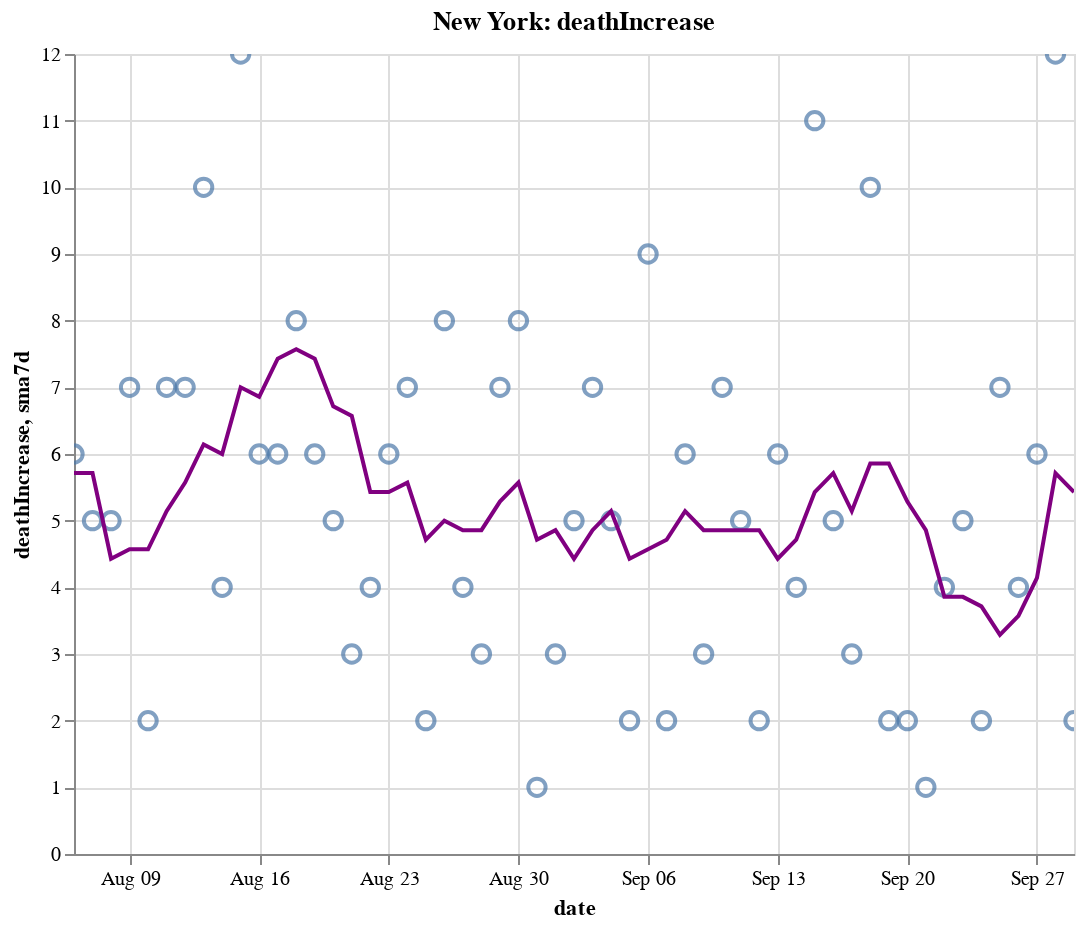

The notebook cell this image was saved under:
### Code cell
create_plot(ny, 'deathIncrease')

### Figure 1 — Vega-Lite specification as saved in the notebook (floating-point values rounded to 4 significant figures)
{"config": {"view": {"continuousWidth": 400, "continuousHeight": 300}}, "layer": [{"layer": [{"mark": {"type": "point", "size": 75}, "encoding": {"tooltip": [{"type": "temporal", "field": "date"}, {"type": "quantitative", "field": "deathIncrease"}, {"type": "quantitative", "field": "sma7d"}], "x": {"type": "temporal", "field": "date"}, "y": {"type": "quantitative", "field": "deathIncrease"}}, "selection": {"selector012": {"type": "interval", "bind": "scales", "encodings": ["x", "y"]}}}, {"mark": {"type": "line", "color": "purple"}, "encoding": {"x": {"type": "temporal", "field": "date"}, "y": {"type": "quantitative", "field": "sma7d"}}}]}, {"mark": {"type": "rule", "color": "#aaa"}, "encoding": {"x": {"type": "temporal", "field": "date"}}, "transform": [{"filter": {"selection": "selector011"}}]}, {"mark": "circle", "encoding": {"opacity": {"condition": {"value": 1, "selection": "selector011"}, "value": 0}, "tooltip": [{"type": "temporal", "field": "date"}, {"type": "quantitative", "field": "deathIncrease"}, {"type": "quantitative", "field": "sma7d"}], "x": {"type": "temporal", "field": "date"}, "y": {"type": "quantitative", "field": "deathIncrease"}}, "selection": {"selector011": {"type": "single", "encodings": ["x"], "on": "mouseover", "nearest": true, "empty": "none"}}}, {"mark": {"type": "text", "align": "left", "dx": 5, "dy": -5, "stroke": "white", "strokeWidth": 2}, "encoding": {"text": {"type": "quantitative", "field": "deathIncrease"}, "tooltip": [{"type": "temporal", "field": "date"}, {"type": "quantitative", "field": "deathIncrease"}, {"type": "quantitative", "field": "sma7d"}], "x": {"type": "temporal", "field": "date"}, "y": {"type": "quantitative", "field": "deathIncrease"}}, "transform": [{"filter": {"selection": "selector011"}}]}, {"mark": {"type": "text", "align": "left", "dx": 5, "dy": -5}, "encoding": {"text": {"type": "quantitative", "field": "deathIncrease"}, "tooltip": [{"type": "temporal", "field": "date"}, {"type": "quantitative", "field": "deathIncrease"}, {"type": "quantitative", "field": "sma7d"}], "x": {"type": "temporal", "field": "date"}, "y": {"type": "quantitative", "field": "deathIncrease"}}, "transform": [{"filter": {"selection": "selector011"}}]}], "data": {"name": "data-0924bab6784174c94e69e131c94d621a"}, "height": 400, "title": "New York: deathIncrease", "width": 500, "$schema": "https://vega.github.io/schema/vega-lite/v4.8.1.json", "datasets": {"data-0924bab6784174c94e69e131c94d621a": [{"date": "2020-08-06T00:00:00", "totalTestResultsIncrease": 72370.0, "positiveIncrease": 703.0, "death": 25180.0, "deathIncrease": 6.0, "positiveRate": 0.01, "state": "New York", "sma7d": 5.714}, {"date": "2020-08-07T00:00:00", "totalTestResultsIncrease": 70170.0, "positiveIncrease": 714.0, "death": 25190.0, "deathIncrease": 5.0, "positiveRate": 0.01, "state": "New York", "sma7d": 5.714}, {"date": "2020-08-08T00:00:00", "totalTestResultsIncrease": 74860.0, "positiveIncrease": 703.0, "death": 25200.0, "deathIncrease": 5.0, "positiveRate": 0.009, "state": "New York", "sma7d": 4.429}, {"date": "2020-08-09T00:00:00", "totalTestResultsIncrease": 65810.0, "positiveIncrease": 515.0, "death": 25200.0, "deathIncrease": 7.0, "positiveRate": 0.008, "state": "New York", "sma7d": 4.571}, {"date": "2020-08-10T00:00:00", "totalTestResultsIncrease": 54000.0, "positiveIncrease": 476.0, "death": 25200.0, "deathIncrease": 2.0, "positiveRate": 0.009, "state": "New York", "sma7d": 4.571}, {"date": "2020-08-11T00:00:00", "totalTestResultsIncrease": 77060.0, "positiveIncrease": 667.0, "death": 25210.0, "deathIncrease": 7.0, "positiveRate": 0.009, "state": "New York", "sma7d": 5.143}, {"date": "2020-08-12T00:00:00", "totalTestResultsIncrease": 87780.0, "positiveIncrease": 700.0, "death": 25220.0, "deathIncrease": 7.0, "positiveRate": 0.008, "state": "New York", "sma7d": 5.571}, {"date": "2020-08-13T00:00:00", "totalTestResultsIncrease": 87900.0, "positiveIncrease": 737.0, "death": 25230.0, "deathIncrease": 10.0, "positiveRate": 0.008, "state": "New York", "sma7d": 6.143}, {"date": "2020-08-14T00:00:00", "totalTestResultsIncrease": 85460.0, "positiveIncrease": 727.0, "death": 25230.0, "deathIncrease": 4.0, "positiveRate": 0.009, "state": "New York", "sma7d": 6.0}, {"date": "2020-08-15T00:00:00", "totalTestResultsIncrease": 88670.0, "positiveIncrease": 734.0, "death": 25240.0, "deathIncrease": 12.0, "positiveRate": 0.008, "state": "New York", "sma7d": 7.0}, {"date": "2020-08-16T00:00:00", "totalTestResultsIncrease": 77690.0, "positiveIncrease": 607.0, "death": 25250.0, "deathIncrease": 6.0, "positiveRate": 0.008, "state": "New York", "sma7d": 6.857}, {"date": "2020-08-17T00:00:00", "totalTestResultsIncrease": 56890.0, "positiveIncrease": 408.0, "death": 25260.0, "deathIncrease": 6.0, "positiveRate": 0.007, "state": "New York", "sma7d": 7.429}, {"date": "2020-08-18T00:00:00", "totalTestResultsIncrease": 66890.0, "positiveIncrease": 655.0, "death": 25260.0, "deathIncrease": 8.0, "positiveRate": 0.01, "state": "New York", "sma7d": 7.571}, {"date": "2020-08-19T00:00:00", "totalTestResultsIncrease": 80420.0, "positiveIncrease": 631.0, "death": 25270.0, "deathIncrease": 6.0, "positiveRate": 0.008, "state": "New York", "sma7d": 7.429}, {"date": "2020-08-20T00:00:00", "totalTestResultsIncrease": 80980.0, "positiveIncrease": 601.0, "death": 25280.0, "deathIncrease": 5.0, "positiveRate": 0.007, "state": "New York", "sma7d": 6.714}, {"date": "2020-08-21T00:00:00", "totalTestResultsIncrease": 98880.0, "positiveIncrease": 709.0, "death": 25280.0, "deathIncrease": 3.0, "positiveRate": 0.007, "state": "New York", "sma7d": 6.571}, {"date": "2020-08-22T00:00:00", "totalTestResultsIncrease": 94850.0, "positiveIncrease": 653.0, "death": 25280.0, "deathIncrease": 4.0, "positiveRate": 0.007, "state": "New York", "sma7d": 5.429}, {"date": "2020-08-23T00:00:00", "totalTestResultsIncrease": 74040.0, "positiveIncrease": 572.0, "death": 25290.0, "deathIncrease": 6.0, "positiveRate": 0.008, "state": "New York", "sma7d": 5.429}, {"date": "2020-08-24T00:00:00", "totalTestResultsIncrease": 62030.0, "positiveIncrease": 408.0, "death": 25300.0, "deathIncrease": 7.0, "positiveRate": 0.007, "state": "New York", "sma7d": 5.571}, {"date": "2020-08-25T00:00:00", "totalTestResultsIncrease": 67260.0, "positiveIncrease": 629.0, "death": 25300.0, "deathIncrease": 2.0, "positiveRate": 0.009, "state": "New York", "sma7d": 4.714}, {"date": "2020-08-26T00:00:00", "totalTestResultsIncrease": 71190.0, "positiveIncrease": 566.0, "death": 25300.0, "deathIncrease": 8.0, "positiveRate": 0.008, "state": "New York", "sma7d": 5.0}, {"date": "2020-08-27T00:00:00", "totalTestResultsIncrease": 83440.0, "positiveIncrease": 791.0, "death": 25310.0, "deathIncrease": 4.0, "positiveRate": 0.009, "state": "New York", "sma7d": 4.857}, {"date": "2020-08-28T00:00:00", "totalTestResultsIncrease": 97830.0, "positiveIncrease": 636.0, "death": 25310.0, "deathIncrease": 3.0, "positiveRate": 0.007, "state": "New York", "sma7d": 4.857}, {"date": "2020-08-29T00:00:00", "totalTestResultsIncrease": 93870.0, "positiveIncrease": 635.0, "death": 25320.0, "deathIncrease": 7.0, "positiveRate": 0.007, "state": "New York", "sma7d": 5.286}, {"date": "2020-08-30T00:00:00", "totalTestResultsIncrease": 100000.0, "positiveIncrease": 698.0, "death": 25330.0, "deathIncrease": 8.0, "positiveRate": 0.007, "state": "New York", "sma7d": 5.571}, {"date": "2020-08-31T00:00:00", "totalTestResultsIncrease": 66240.0, "positiveIncrease": 656.0, "death": 25330.0, "deathIncrease": 1.0, "positiveRate": 0.01, "state": "New York", "sma7d": 4.714}, {"date": "2020-09-01T00:00:00", "totalTestResultsIncrease": 77000.0, "positiveIncrease": 754.0, "death": 25330.0, "deathIncrease": 3.0, "positiveRate": 0.01, "state": "New York", "sma7d": 4.857}, {"date": "2020-09-02T00:00:00", "totalTestResultsIncrease": 88450.0, "positiveIncrease": 708.0, "death": 25340.0, "deathIncrease": 5.0, "positiveRate": 0.008, "state": "New York", "sma7d": 4.429}, {"date": "2020-09-03T00:00:00", "totalTestResultsIncrease": 88980.0, "positiveIncrease": 889.0, "death": 25340.0, "deathIncrease": 7.0, "positiveRate": 0.01, "state": "New York", "sma7d": 4.857}, {"date": "2020-09-04T00:00:00", "totalTestResultsIncrease": 93400.0, "positiveIncrease": 864.0, "death": 25350.0, "deathIncrease": 5.0, "positiveRate": 0.009, "state": "New York", "sma7d": 5.143}, {"date": "2020-09-05T00:00:00", "totalTestResultsIncrease": 99760.0, "positiveIncrease": 801.0, "death": 25350.0, "deathIncrease": 2.0, "positiveRate": 0.008, "state": "New York", "sma7d": 4.429}, {"date": "2020-09-06T00:00:00", "totalTestResultsIncrease": 85630.0, "positiveIncrease": 729.0, "death": 25360.0, "deathIncrease": 9.0, "positiveRate": 0.009, "state": "New York", "sma7d": 4.571}, {"date": "2020-09-07T00:00:00", "totalTestResultsIncrease": 58860.0, "positiveIncrease": 520.0, "death": 25360.0, "deathIncrease": 2.0, "positiveRate": 0.009, "state": "New York", "sma7d": 4.714}, {"date": "2020-09-08T00:00:00", "totalTestResultsIncrease": 57830.0, "positiveIncrease": 557.0, "death": 25370.0, "deathIncrease": 6.0, "positiveRate": 0.01, "state": "New York", "sma7d": 5.143}, {"date": "2020-09-09T00:00:00", "totalTestResultsIncrease": 63230.0, "positiveIncrease": 576.0, "death": 25370.0, "deathIncrease": 3.0, "positiveRate": 0.009, "state": "New York", "sma7d": 4.857}, {"date": "2020-09-10T00:00:00", "totalTestResultsIncrease": 76810.0, "positiveIncrease": 757.0, "death": 25380.0, "deathIncrease": 7.0, "positiveRate": 0.01, "state": "New York", "sma7d": 4.857}, {"date": "2020-09-11T00:00:00", "totalTestResultsIncrease": 89720.0, "positiveIncrease": 880.0, "death": 25380.0, "deathIncrease": 5.0, "positiveRate": 0.01, "state": "New York", "sma7d": 4.857}, {"date": "2020-09-12T00:00:00", "totalTestResultsIncrease": 102900.0, "positiveIncrease": 849.0, "death": 25380.0, "deathIncrease": 2.0, "positiveRate": 0.008, "state": "New York", "sma7d": 4.857}, {"date": "2020-09-13T00:00:00", "totalTestResultsIncrease": 72670.0, "positiveIncrease": 725.0, "death": 25390.0, "deathIncrease": 6.0, "positiveRate": 0.01, "state": "New York", "sma7d": 4.429}, {"date": "2020-09-14T00:00:00", "totalTestResultsIncrease": 63360.0, "positiveIncrease": 583.0, "death": 25390.0, "deathIncrease": 4.0, "positiveRate": 0.009, "state": "New York", "sma7d": 4.714}, {"date": "2020-09-15T00:00:00", "totalTestResultsIncrease": 73680.0, "positiveIncrease": 766.0, "death": 25400.0, "deathIncrease": 11.0, "positiveRate": 0.01, "state": "New York", "sma7d": 5.429}, {"date": "2020-09-16T00:00:00", "totalTestResultsIncrease": 75090.0, "positiveIncrease": 652.0, "death": 25410.0, "deathIncrease": 5.0, "positiveRate": 0.009, "state": "New York", "sma7d": 5.714}, {"date": "2020-09-17T00:00:00", "totalTestResultsIncrease": 91500.0, "positiveIncrease": 896.0, "death": 25410.0, "deathIncrease": 3.0, "positiveRate": 0.01, "state": "New York", "sma7d": 5.143}, {"date": "2020-09-18T00:00:00", "totalTestResultsIncrease": 89730.0, "positiveIncrease": 790.0, "death": 25420.0, "deathIncrease": 10.0, "positiveRate": 0.009, "state": "New York", "sma7d": 5.857}, {"date": "2020-09-19T00:00:00", "totalTestResultsIncrease": 110400.0, "positiveIncrease": 986.0, "death": 25420.0, "deathIncrease": 2.0, "positiveRate": 0.009, "state": "New York", "sma7d": 5.857}, {"date": "2020-09-20T00:00:00", "totalTestResultsIncrease": 100400.0, "positiveIncrease": 862.0, "death": 25430.0, "deathIncrease": 2.0, "positiveRate": 0.009, "state": "New York", "sma7d": 5.286}, {"date": "2020-09-21T00:00:00", "totalTestResultsIncrease": 58320.0, "positiveIncrease": 573.0, "death": 25430.0, "deathIncrease": 1.0, "positiveRate": 0.01, "state": "New York", "sma7d": 4.857}, {"date": "2020-09-22T00:00:00", "totalTestResultsIncrease": 84000.0, "positiveIncrease": 754.0, "death": 25430.0, "deathIncrease": 4.0, "positiveRate": 0.009, "state": "New York", "sma7d": 3.857}, {"date": "2020-09-23T00:00:00", "totalTestResultsIncrease": 70930.0, "positiveIncrease": 665.0, "death": 25440.0, "deathIncrease": 5.0, "positiveRate": 0.009, "state": "New York", "sma7d": 3.857}, {"date": "2020-09-24T00:00:00", "totalTestResultsIncrease": 92950.0, "positiveIncrease": 955.0, "death": 25440.0, "deathIncrease": 2.0, "positiveRate": 0.01, "state": "New York", "sma7d": 3.714}, {"date": "2020-09-25T00:00:00", "totalTestResultsIncrease": 94820.0, "positiveIncrease": 908.0, "death": 25450.0, "deathIncrease": 7.0, "positiveRate": 0.01, "state": "New York", "sma7d": 3.286}, {"date": "2020-09-26T00:00:00", "totalTestResultsIncrease": 99950.0, "positiveIncrease": 1005.0, "death": 25450.0, "deathIncrease": 4.0, "positiveRate": 0.01, "state": "New York", "sma7d": 3.571}, {"date": "2020-09-27T00:00:00", "totalTestResultsIncrease": 84770.0, "positiveIncrease": 866.0, "death": 25460.0, "deathIncrease": 6.0, "positiveRate": 0.01, "state": "New York", "sma7d": 4.143}, {"date": "2020-09-28T00:00:00", "totalTestResultsIncrease": 52940.0, "positiveIncrease": 834.0, "death": 25470.0, "deathIncrease": 12.0, "positiveRate": 0.016, "state": "New York", "sma7d": 5.714}, {"date": "2020-09-29T00:00:00", "totalTestResultsIncrease": 88230.0, "positiveIncrease": 1189.0, "death": 25470.0, "deathIncrease": 2.0, "positiveRate": 0.013, "state": "New York", "sma7d": 5.429}]}}
